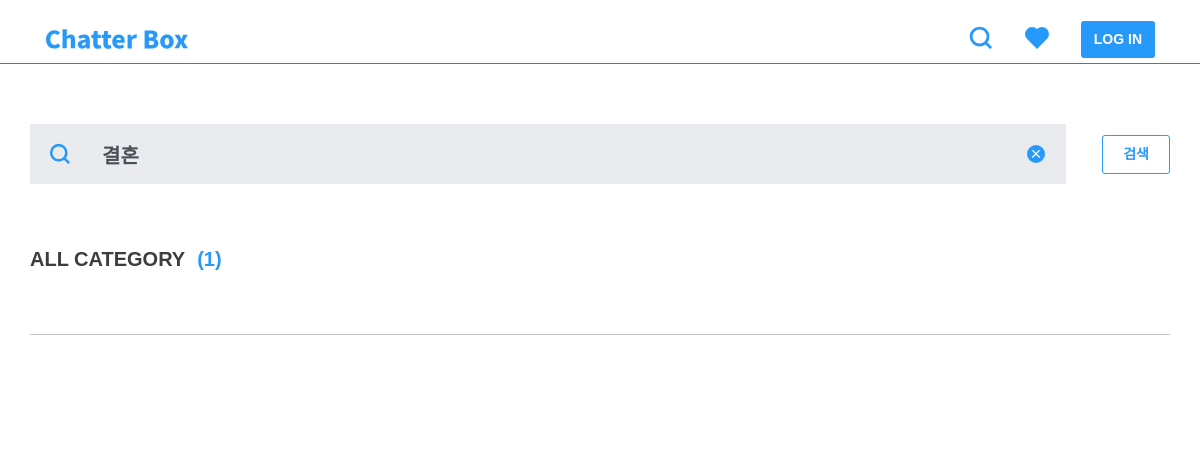
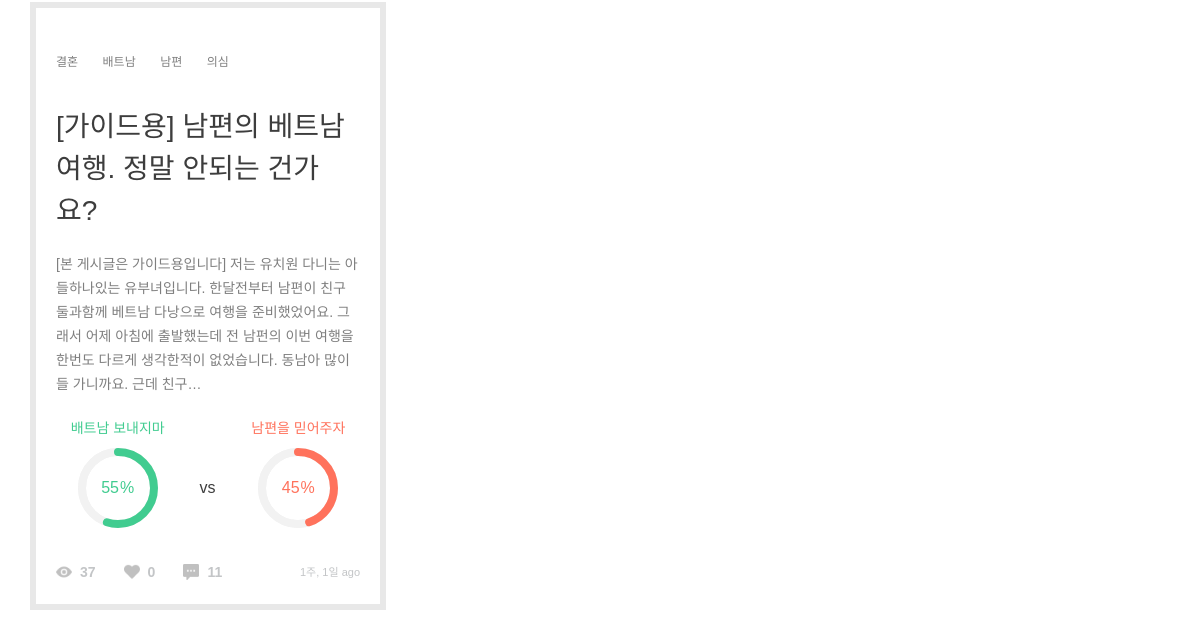
/post/search/?q=결혼, run on an earlier commit of the app's database (2 pictures, top to bottom).
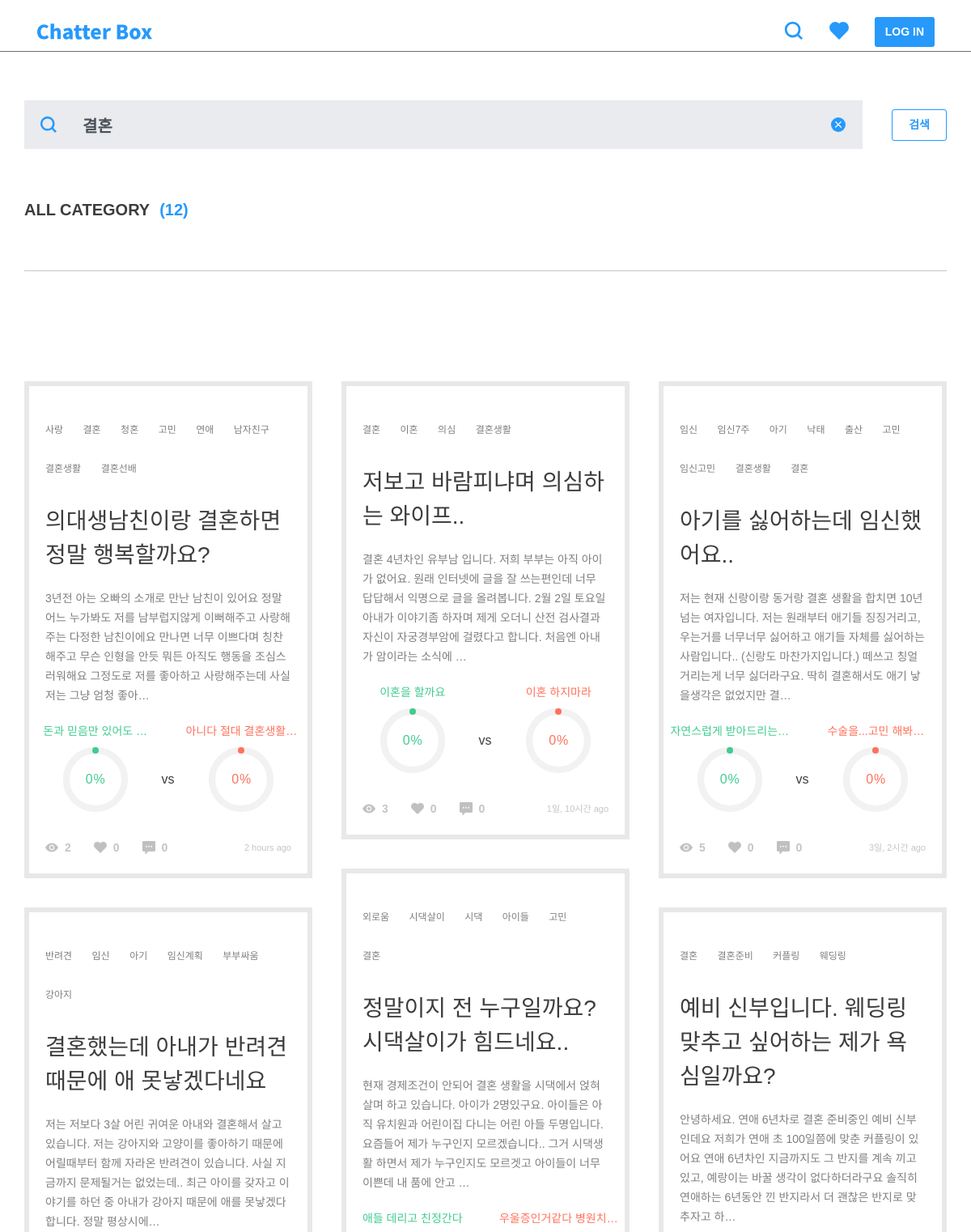
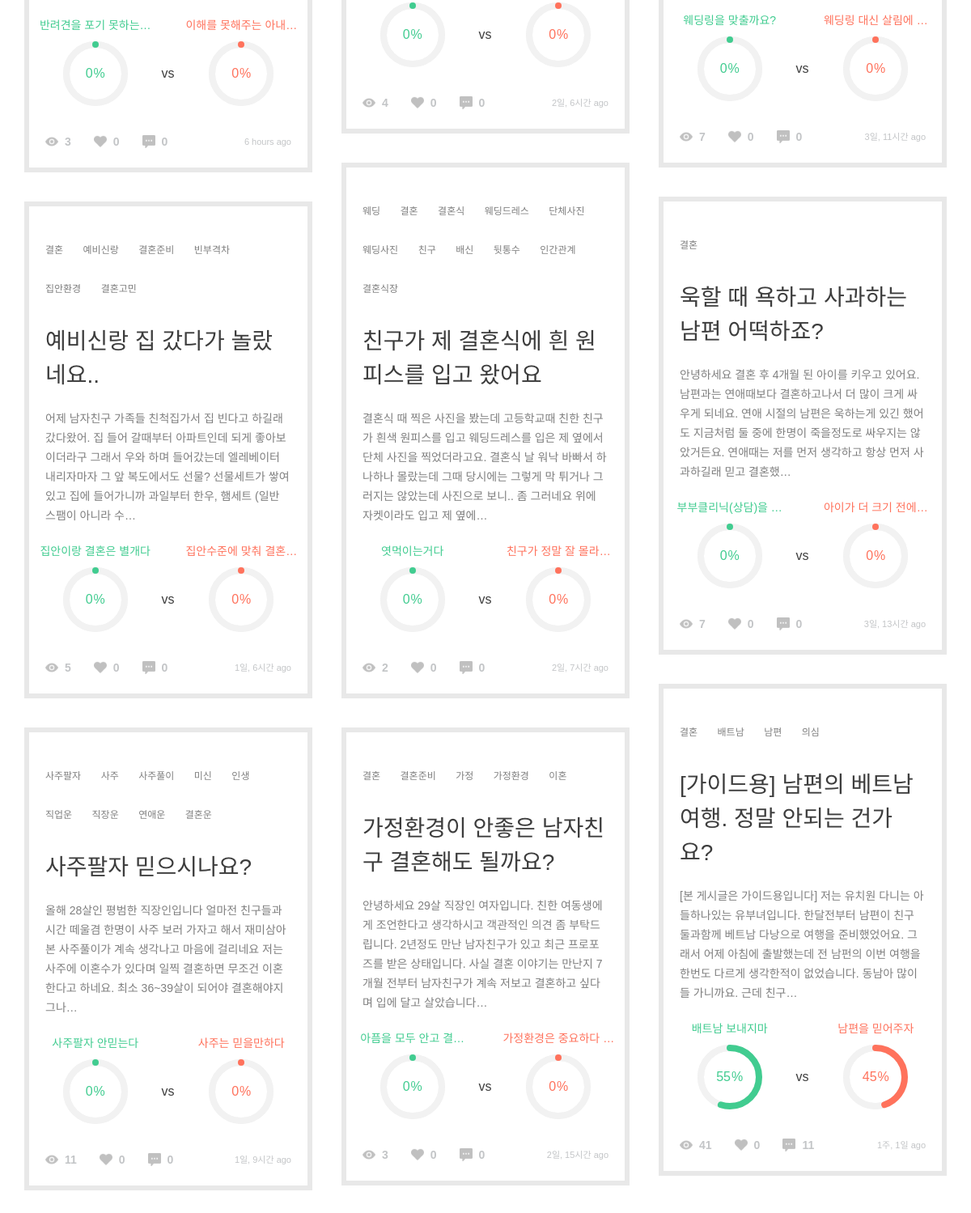
And on a later commit of the database (2 pictures, top to bottom).
### post/models.py (models this page shows, shortened)
class TimeStampedModel(models.Model):
    created_at = models.DateTimeField(auto_now_add=True, null=True)
    updated_at = models.DateTimeField(auto_now=True, null=True)
    class Meta():
        abstract = True

class Post(TimeStampedModel):
    author = models.ForeignKey(settings.AUTH_USER_MODEL)
    category = models.ForeignKey('Category')
    title = models.CharField(max_length=160, null=True)
    background = models.TextField()
    background_image1 = models.ImageField(
        upload_to='post', blank=True, null=True)
    background_image2 = models.ImageField(
        upload_to='post', blank=True, null=True)
    background_image3 = models.ImageField(
        upload_to='post', blank=True, null=True)
    background_image4 = models.ImageField(
        upload_to='post', blank=True, null=True)
    background_image5 = models.ImageField(
        upload_to='post', blank=True, null=True)
    tag = TagField()
    view_count = models.PositiveSmallIntegerField(default=0)
    share_count = models.PositiveSmallIntegerField(default=0)
    pro_title = models.CharField(max_length=160, null=True)
    con_title = models.CharField(max_length=160, null=True)
    @property
    def natural_time(self):
        return naturaltime(self.created_at)
    @property
    def likes_count(self):
        return self.like_users.all().count()
    @property
    def comment_count(self):
        all_count = self.comment_set.count()
        return all_count
    @property
    def pro_count(self):
        pro_sum = self.comment_set.filter(type=True).count()
        pro_comments = self.comment_set.filter(type=True)
        for comment in pro_comments:
            pro_sum = pro_sum + comment.count_comment_likes
        return pro_sum
    @property
    def con_count(self):
        con_sum = self.comment_set.filter(type=False).count()
        con_comments = self.comment_set.filter(type=False)
        for comment in con_comments:
            con_sum = con_sum + comment.count_comment_likes
        return con_sum
    @property
    def all_count(self):
        return self.pro_count + self.con_count
    @property
    def pro_percent(self):
        if not self.all_count == 0:
            result = self.pro_count / self.all_count
        else:
            result = 0
        return result
    @property
    def con_percent(self):
        if not self.all_count == 0:
            result = self.con_count / self.all_count
        else:
            result = 0
        return result
    class Meta:
        ordering = ['-created_at']

### post/views.py (the view)
def search(request):
    q = request.GET.get('q', '')
    tags = Tag.objects.annotate(tags_count=Count(
        'items')).order_by('-tags_count')[:40]
    posts = Post.objects.filter(Q(title__icontains=q) | Q(tag__icontains=q))
    search_count = posts.count()
    context = {
        'q': q,
        'tags': tags,
        'posts': posts,
        'search_count': search_count,
    }
    return render(request, 'post/search.html', context)

### comment/models.py (called while the page is built)
    @property
    def count_comment_likes(self):
        return self.like_comments.all().count()

### post/templatetags/post_extras.py (called while the page is built)
@register.filter
def split_tags(value):
    tags = []
    split_comma = value.split(',')
    for tag in split_comma:
        split_space = tag.split(" ")
        for tag in split_space:
            if tag:
                tags.append(tag)
    return tags

### templates/post/search.html (shortened to what this page needs)
{% extends 'base.html' %}
{% load static %}
{% block customCSS %}
<link rel="stylesheet" href="{% static 'css/include/categories.css' %}" />
<link rel="stylesheet" href="{% static 'css/include/sorts.css' %}" />
<link rel="stylesheet" href="{% static 'css/include/pie_chart.css' %}">
<link rel="stylesheet" href="{% static 'css/post/post_list.css' %}" />
<link rel="stylesheet" href="{% static 'css/post/search.css' %}">
{% endblock %}
{% block content %}
<div class="row form-group">
    <form id="search" action="" method="get">
        <img id="search-icon" class="search-icon" src="{% static 'img/icons/search-fill.svg' %}" alt="">
        <input id="search-value" class="form-control" type="text" placeholder="키워드, #hashtag" name="q" value="{{ q }}">
        <img id="search-reset" class="search-icon" src="{% static 'img/icons/close-fill.svg' %}" alt="">
        <button id="search-submit" class="btn btn-line" type="submit">검색</button>
    </form>
</div>
{% if q %}
{% if posts %}
<div class="row m60">
    <div class="search-header">
        <h4>ALL CATEGORY<span>({{ search_count }})</span></h4>
    </div>
    <hr class="search-divider" />
</div>
<div class="row justify-content-center p-0">
    <div class="infinite-container columns col-12 p-0 m60">
        {% for post in posts %}
        <figure id="post-{{ post.pk }}" class="infinite-item">
            {% include 'include/post.html' %}
        </figure>
        {% endfor %}
    </div>
</div>
{% else %}
<div class="web-block p60"></div>
<div class="search-empty m60">
    <h3>검색 결과가 없습니다.</h3>
    <img src="{% static 'img/search-empty.png' %}" alt="">
</div>
{% endif %}
{% endif %}
{% endblock %}

### templates/base.html (shortened to what this page needs)
{% load static %}
<!doctype html>
<html lang="ko">
<head>
    <link rel="stylesheet" href="{% static 'css/bootstrap/bootstrap.css' %}">
    <link rel="stylesheet" href="{% static 'css/style.css' %}">
    {% block customCSS %}{% endblock %}
</head>
<body>
    {% include 'include/navbar.html' %}
    {% include 'include/slide_menu.html' %}
    <div id="content">
        <div class="container">
            {% block content %}
            {% endblock %}
        </div>
    </div>
</body>
</html>

### templates/include/navbar.html (shortened to what this page needs)
{% load static %}
<nav class="gnb navbar">
    <div class="container">
        <a class="navbar-brand" href="{% url 'post:post_list' %}"><img class="nav-logo" src="{% static '/img/logo.svg' %}" /></a>
        <ul class="navbar-nav ml-auto flex-row">
            <li class="nav-item"><a class="nav-link" href="{% url 'post:search' %}"><img class="nav-icon x2" src="{% static '/img/icons/search-fill.svg' %}" /></a></li>
            <li class="nav-item web-flex" style="margin-right: 8px;"><a class="nav-link slide-trigger" href="#"><img
                        class="nav-icon" src="{% static '/img/icons/heart-fill.svg' %}" /></a></li>
            {% if user.is_authenticated %}
            <li class="nav-item"><a class="btn btn-fill" href="{% url 'post:post_create' %}">CREATE</a></li>
            <li class="nav-item web-flex"><a class="btn btn-line" href="{% url 'member:my_page' %}">MY PAGE</a></li>
            <li class="nav-item mobile-flex"><a class="nav-link" href="{% url 'member:get_toggle' %}"><img class="toggle-btn nav-icon x2"
                        src="{% static '/img/icons/toggle.svg' %}" style="margin-left: 4px;" /></a></li>
            {% else %}
            <li class="nav-item web-flex">
                <a class="btn btn-fill" href="{% url 'member:login' %}?next={{ request.path }}">LOG IN</a>
            </li>
            {% endif %}
        </ul>
    </div>
</nav>

### templates/include/slide_menu.html (shortened to what this page needs)
{% load static %}
{% block customCSS %}
<link rel="stylesheet" href="{% static 'css/include/slide_menu.css' %}">
{% endblock %}

### templates/include/post.html
{% load static %}
{% load post_extras %}
<div class="tag-list">
    {% for tag in post.tag|split_tags %}
    <a class="tag" href="/post/search/?q={{ tag }}">{{ tag }}</a>
    {% endfor %}
</div>
<a href="{% url 'post:post_detail' post_pk=post.pk %}">
    <h3>{{ post.title|truncatechars:40 }}</h3>
    <div class="background">
        <p>{{ post.background|safe|truncatechars:160 }}</p>
    </div>
</a>
<div class="percent-wrap">
    <div class="chart">
        <h6 class="label pro-title">{{ post.pro_title|truncatechars:12 }}</h6>
        <div class="percentage pro-chart" data-percent="{% widthratio post.pro_percent 1 100 %}">
            <span class="pro-title">{% widthratio post.con_percent 1 100 %}</span><sup class="pro-title">%</sup>
        </div>
    </div>
    <h5>vs</h5>
    <div class="chart">
        <h6 class="label con-title">{{ post.con_title|truncatechars:12 }}</h6>
        <div class="percentage con-chart" data-percent="{% widthratio post.con_percent 1 100 %}">
            <span class="con-title">{% widthratio post.con_percent 1 100 %}</span><sup class="con-title">%</sup>
        </div>
    </div>
</div>
<div class="btn-area">
    <img src="{% static '/img/icons/view.png' %}" />
    <h6>{{ post.view_count }}</h6>
    <img src="{% static '/img/icons/heart-gray.png' %}" />
    <h6>{{ post.likes_count }}</h6>
    <img src="{% static '/img/icons/comment.png' %}" />
    <h6>{{ post.comment_count }}</h6>
    <span class="ml-auto">{{ post.natural_time }}</span>
</div>

### templates/include/footer.html (shortened to what this page needs)
{% load static %}

### static/css/style.css (style rules this page uses)
html, body, div, span, applet, object, iframe, h1, h2, h3, h4, h5, h6, p, blockquote, pre, a, abbr, acronym, address, big, cite, code, del, dfn, em, img, ins, kbd, q, s, samp, small, strike, strong, sub, sup, tt, var, b, u, i, center, dl, dt, dd, ol, ul, li, fieldset, form, label, legend, table, caption, tbody, tfoot, thead, tr, th, td, article, aside, canvas, details, embed, figure, figcaption, footer, header, hgroup, menu, nav, output, ruby, section, summary, time, mark, audio, video { margin: 0; padding: 0; border: 0; font-size: 100%; font: inherit; vertical-align: baseline; }
article, aside, details, figcaption, figure, footer, header, hgroup, menu, nav, section { display: block; }
body { display: flex; min-height: 100vh; flex-direction: column; font-family: "Noto Sans KR", sans-serif; }
ol, ul { list-style: none; }
button { all: unset; cursor: pointer; background-color: rgba(0,0,0,0); border: 0; }
a { all: unset; text-decoration: none !important; cursor: pointer; color: #3D3D3D; }
#content { min-height: 1px; margin-top: 64px; }
.web-flex { display: flex !important; }
nav.navbar { position: fixed; width: 100%; height: 64px; background-color: #fff; border-bottom: 1px solid #707070; z-index: 2; }
nav.navbar .navbar-brand { display: flex; }
nav.navbar .nav-logo { width: 144px; }
nav.navbar .nav-item { display: flex; justify-content: center; flex-direction: column; text-align: center; margin-left: 24px; }
nav.navbar .nav-icon { width: 24px; margin-top: 2px; }
nav.navbar .nav-link .x2 { width: 40px; }
h3 { font-size: 28px; line-height: 42px; font-weight: 500; color: #3d3d3d; word-break: break-all; }
h4 { font-size: 20px; line-height: 30px; font-weight: 500; color: #3d3d3d; word-break: break-all; }
h5 { font-size: 16px; line-height: 24px; font-weight: 500; color: #3d3d3d; word-break: break-all; }
h6 { font-size: 14px; line-height: 24px; font-weight: 400; color: #3d3d3d; word-break: break-all; }
p { font-size: 12px; line-height: 20px; font-weight: 400; color: #7f7f7f; word-break: break-all; }
span { font-size: 11px; line-height: 18px; font-weight: 400; color: #7f7f7f; word-break: break-all; }
.btn { padding: 8px 13px; border: 0; border-radius: 3px; font-size: 14px; font-weight: 700; word-break: keep-all; }
.btn-fill { -webkit-text-fill-color: #fff !important; color: #fff !important; background-color: #2699FB; }
.btn-line { -webkit-text-fill-color: #2699FB !important; color: #2699FB !important; background-color: #fff; border: 1px solid #2699FB; }
.tag { display: inline; margin-right: 20px; padding: 4px 10px; border: 1px solid #C3C5C7; font-size: 12px; line-height: 3; font-weight: 400; color: #7f7f7f; cursor: pointer; word-break: keep-all; }
.form-group .form-control { height: 44px; border-radius: 0; font-size: 14px; }
.m60 { margin-top: 60px; margin-bottom: 60px; }

### static/css/include/pie_chart.css (style rules this page uses)
.percent-wrap { display: flex; justify-content: center; align-items: center; }
.percent-wrap h5 { width: 18px; }
.percent-wrap .pro-title { color: #41cc90; word-break: break-all; }
.percent-wrap .con-title { color: #FF725C; word-break: break-all; }
.percent-wrap .chart { width: 50%; text-align: center; }
.percent-wrap .easyPieChart { position: relative; margin: 8px auto 32px; text-align: center; }
.percent-wrap .easyPieChart span { font-size: 16px; }
.percent-wrap .easyPieChart sup { top: 0; margin-left: 1px; }

### static/css/post/post_list.css (style rules this page uses)
.columns { column-width: 320px; column-gap: 36px; }
.columns figure { display: inline-block; width: 100%; border: 6px solid #E8E8E8; margin-bottom: 36px; }
.columns figure .tag-list { margin: 30px 20px 20px; }
.columns figure .tag-list .tag { border: 0; padding: 0; }
.columns figure img { width: 100%; }
.columns figure h3 { margin: 0 20px 20px; word-break: break-all; }
.columns figure .background { margin: 0 20px 20px; }
.columns figure .background p { font-size: 14px; line-height: 24px; -webkit-text-fill-color: #7f7f7f; color: #7f7f7f; word-break: break-all; }
.columns figure .btn-area { display: flex; margin: 0 20px; padding-bottom: 20px; }
.columns figure .btn-area img { opacity: .32; margin-top: 4px; width: 16px; height: 16px; }
.columns figure .btn-area h6 { display: inline; margin: 0 28px 0 8px; color: #C3C5C7; font-weight: 700; }
.columns figure .btn-area span { line-height: 24px; color: #C3C5C7; }

What changed in the data, as far as the page shows it:
added Post: tag "사랑" "결혼" "청혼" "고민" "연애" "남자친구" "결혼생활" "결혼선배", title "의대생남친이랑 결혼하면 정말 행복할까요?", background "3년전 아는 오빠의 소개로 만난 남친이 있어요 정말 어느 누가봐도 저를 남부럽지않게 이뻐해주고 사랑해주는 다정한 남친이에요 만나면 너무 이쁘다며 칭찬해주고 무슨 인형을 안듯 뭐든 아직도 행동을 조심스러워해요 그정도로 저를 좋아하고 사랑해주는데 사실 저는 그냥 엄청 좋아…", pro_title "돈과 믿음만 있어도 …", con_title "아니다 절대 결혼생활…", view_count "2", likes_count "0", comment_count "0", natural_time "2 hours ago"
added Post: tag "반려견" "임신" "아기" "임신계획" "부부싸움" "강아지", title "결혼했는데 아내가 반려견때문에 애 못낳겠다네요", background "저는 저보다 3살 어린 귀여운 아내와 결혼해서 살고 있습니다. 저는 강아지와 고양이를 좋아하기 때문에 어릴때부터 함께 자라온 반려견이 있습니다. 사실 지금까지 문제될거는 없었는데.. 최근 아이를 갖자고 이야기를 하던 중 아내가 강아지 때문에 애를 못낳겠다합니다. 정말 평상시에…", pro_title "반려견을 포기 못하는…", con_title "이해를 못해주는 아내…", view_count "3", likes_count "0", comment_count "0", natural_time "6 hours ago"
added Post: tag "결혼" "예비신랑" "결혼준비" "빈부격차" "집안환경" "결혼고민", title "예비신랑 집 갔다가 놀랐네요..", background "어제 남자친구 가족들 친척집가서 집 빈다고 하길래 갔다왔어. 집 들어 갈때부터 아파트인데 되게 좋아보이더라구 그래서 우와 하며 들어갔는데 엘레베이터 내리자마자 그 앞 복도에서도 선물? 선물세트가 쌓여있고 집에 들어가니까 과일부터 한우, 햄세트 (일반 스팸이 아니라 수…", pro_title "집안이랑 결혼은 별개다", con_title "집안수준에 맞춰 결혼…", view_count "5", likes_count "0", comment_count "0", natural_time "1일, 6시간 ago"
added Post: tag "사주팔자" "사주" "사주풀이" "미신" "인생" "직업운" "직장운" "연애운" "결혼운", title "사주팔자 믿으시나요?", background "올해 28살인 평범한 직장인입니다 얼마전 친구들과 시간 떼울겸 한명이 사주 보러 가자고 해서 재미삼아 본 사주풀이가 계속 생각나고 마음에 걸리네요 저는 사주에 이혼수가 있다며 일찍 결혼하면 무조건 이혼한다고 하네요. 최소 36~39살이 되어야 결혼해야지 그나…", pro_title "사주팔자 안믿는다", con_title "사주는 믿을만하다", view_count "11", likes_count "0", comment_count "0", natural_time "1일, 9시간 ago"
added Post: tag "결혼" "이혼" "의심" "결혼생활", title "저보고 바람피냐며 의심하는 와이프..", background "결혼 4년차인 유부남 입니다. 저희 부부는 아직 아이가 없어요. 원래 인터넷에 글을 잘 쓰는편인데 너무 답답해서 익명으로 글을 올려봅니다. 2월 2일 토요일 아내가 이야기좀 하자며 제게 오더니 산전 검사결과 자신이 자궁경부암에 걸렸다고 합니다. 처음엔 아내가 암이라는 소식에 …", pro_title "이혼을 할까요", con_title "이혼 하지마라", view_count "3", likes_count "0", comment_count "0", natural_time "1일, 10시간 ago"
added Post: tag "외로움" "시댁살이" "시댁" "아이들" "고민" "결혼", title "정말이지 전 누구일까요? 시댁살이가 힘드네요..", background "현재 경제조건이 안되어 결혼 생활을 시댁에서 얹혀살며 하고 있습니다. 아이가 2명있구요. 아이들은 아직 유치원과 어린이집 다니는 어린 아들 두명입니다. 요즘들어 제가 누구인지 모르겠습니다.. 그거 시댁생활 하면서 제가 누구인지도 모르겟고 아이들이 너무 이쁜데 내 품에 안고 …", pro_title "애들 데리고 친정간다", con_title "우울증인거같다 병원치…", view_count "4", likes_count "0", comment_count "0", natural_time "2일, 6시간 ago"
added Post: tag "웨딩" "결혼" "결혼식" "웨딩드레스" "단체사진" "웨딩사진" "친구" "배신" "뒷통수" "인간관계" "결혼식장", title "친구가 제 결혼식에 흰 원피스를 입고 왔어요", background "결혼식 때 찍은 사진을 봤는데 고등학교때 친한 친구가 흰색 원피스를 입고 웨딩드레스를 입은 제 옆에서 단체 사진을 찍었더라고요. 결혼식 날 워낙 바빠서 하나하나 몰랐는데 그때 당시에는 그렇게 막 튀거나 그러지는 않았는데 사진으로 보니.. 좀 그러네요 위에 자켓이라도 입고 제 옆에…", pro_title "엿먹이는거다", con_title "친구가 정말 잘 몰라…", view_count "2", likes_count "0", comment_count "0", natural_time "2일, 7시간 ago"
added Post: tag "결혼" "결혼준비" "가정" "가정환경" "이혼", title "가정환경이 안좋은 남자친구 결혼해도 될까요?", background "안녕하세요 29살 직장인 여자입니다. 친한 여동생에게 조언한다고 생각하시고 객관적인 의견 좀 부탁드립니다. 2년정도 만난 남자친구가 있고 최근 프로포즈를 받은 상태입니다. 사실 결혼 이야기는 만난지 7개월 전부터 남자친구가 계속 저보고 결혼하고 싶다며 입에 달고 살았습니다…", pro_title "아픔을 모두 안고 결…", con_title "가정환경은 중요하다 …", view_count "3", likes_count "0", comment_count "0", natural_time "2일, 15시간 ago"
added Post: tag "임신" "임신7주" "아기" "낙태" "출산" "고민" "임신고민" "결혼생활" "결혼", title "아기를 싫어하는데 임신했어요..", background "저는 현재 신랑이랑 동거랑 결혼 생활을 합치면 10년 넘는 여자입니다. 저는 원래부터 애기들 징징거리고, 우는거를 너무너무 싫어하고 애기들 자체를 싫어하는 사람입니다.. (신랑도 마찬가지입니다.) 떼쓰고 칭얼거리는게 너무 싫더라구요. 딱히 결혼해서도 애기 낳을생각은 없었지만 결…", pro_title "자연스럽게 받아드리는…", con_title "수술을...고민 해봐…", view_count "5", likes_count "0", comment_count "0", natural_time "3일, 2시간 ago"
added Post: tag "결혼" "결혼준비" "커플링" "웨딩링", title "예비 신부입니다. 웨딩링 맞추고 싶어하는 제가 욕심일까요?", background "안녕하세요. 연애 6년차로 결혼 준비중인 예비 신부인데요 저희가 연애 초 100일쯤에 맞춘 커플링이 있어요 연애 6년차인 지금까지도 그 반지를 계속 끼고 있고, 예랑이는 바꿀 생각이 없다하더라구요 솔직히 연애하는 6년동안 낀 반지라서 더 괜찮은 반지로 맞추자고 하…", pro_title "웨딩링을 맞출까요?", con_title "웨딩링 대신 살림에 …", view_count "7", likes_count "0", comment_count "0", natural_time "3일, 11시간 ago"
added Post: tag "결혼", title "욱할 때 욕하고 사과하는 남편 어떡하죠?", background "안녕하세요 결혼 후 4개월 된 아이를 키우고 있어요. 남편과는 연애때보다 결혼하고나서 더 많이 크게 싸우게 되네요. 연애 시절의 남편은 욱하는게 있긴 했어도 지금처럼 둘 중에 한명이 죽을정도로 싸우지는 않았거든요. 연애때는 저를 먼저 생각하고 항상 먼저 사과하길래 믿고 결혼했…", pro_title "부부클리닉(상담)을 …", con_title "아이가 더 크기 전에…", view_count "7", likes_count "0", comment_count "0", natural_time "3일, 13시간 ago"
changed Post "[가이드용] 남편의 베트남 여행. 정말 안되는 건가요?": view_count "37" → "41"
Also different on the page:
{{ search_count }}: "1" → "12"
